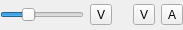
<ui version="4.0" >
 <class>TimelineButtons_UI</class>
 <widget class="QWidget" name="TimelineButtons_UI" >
  <property name="geometry" >
   <rect>
    <x>0</x>
    <y>0</y>
    <width>183</width>
    <height>30</height>
   </rect>
  </property>
  <property name="windowTitle" >
   <string>Form</string>
  </property>
  <layout class="QGridLayout" name="gridLayout" >
   <property name="verticalSpacing" >
    <number>0</number>
   </property>
   <property name="margin" >
    <number>0</number>
   </property>
   <item row="0" column="0" >
    <widget class="QSlider" name="zoom_slider" >
     <property name="minimumSize" >
      <size>
       <width>70</width>
       <height>0</height>
      </size>
     </property>
     <property name="maximumSize" >
      <size>
       <width>100</width>
       <height>16777215</height>
      </size>
     </property>
     <property name="maximum" >
      <number>13</number>
     </property>
     <property name="pageStep" >
      <number>1</number>
     </property>
     <property name="value" >
      <number>4</number>
     </property>
     <property name="orientation" >
      <enum>Qt::Horizontal</enum>
     </property>
    </widget>
   </item>
   <item row="0" column="1" >
    <widget class="QToolButton" name="buttonFitZoom" >
     <property name="text" >
      <string>V</string>
     </property>
    </widget>
   </item>
   <item row="0" column="2" >
    <spacer name="horizontalSpacer" >
     <property name="orientation" >
      <enum>Qt::Horizontal</enum>
     </property>
     <property name="sizeHint" stdset="0" >
      <size>
       <width>13</width>
       <height>20</height>
      </size>
     </property>
    </spacer>
   </item>
   <item row="0" column="3" >
    <widget class="QToolButton" name="buttonVideo" >
     <property name="text" >
      <string>V</string>
     </property>
    </widget>
   </item>
   <item row="0" column="4" >
    <widget class="QToolButton" name="buttonAudio" >
     <property name="text" >
      <string>A</string>
     </property>
    </widget>
   </item>
  </layout>
 </widget>
 <resources/>
 <connections/>
</ui>
